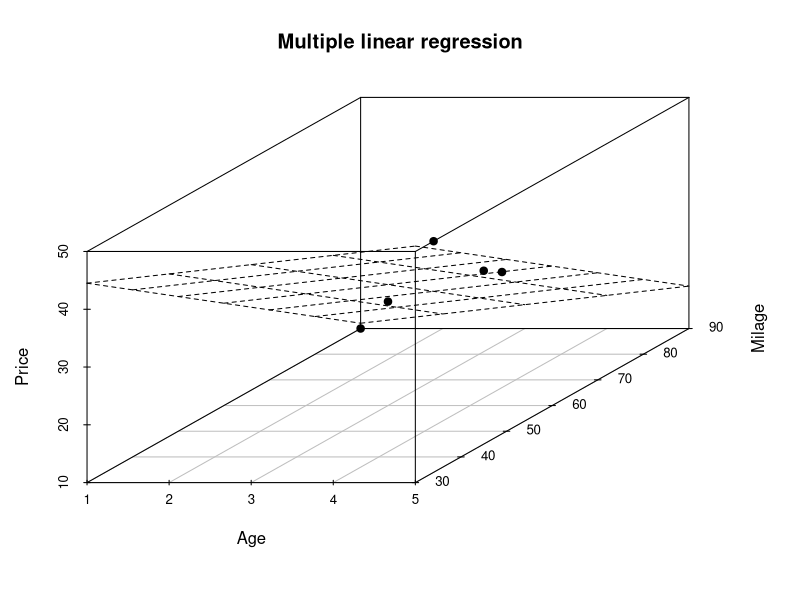
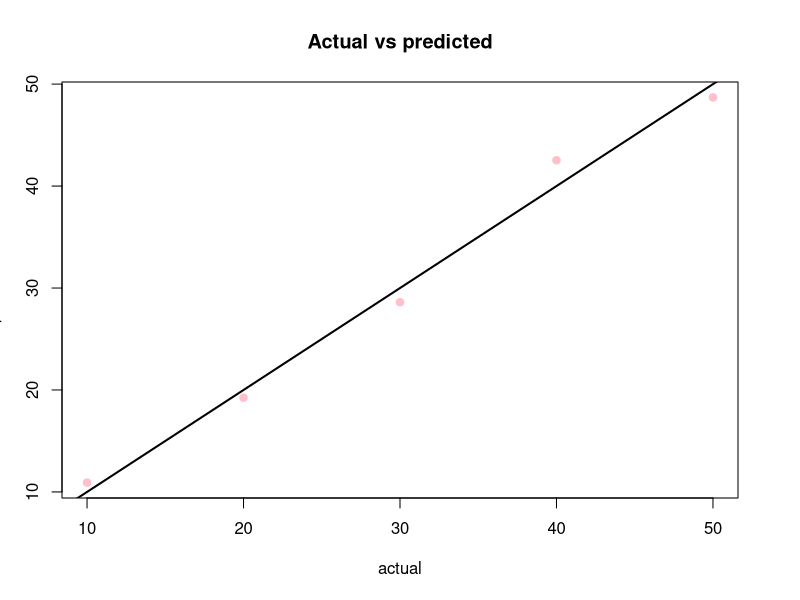

Reproduce these figures in R, in order.
cars=data.frame(Cid=1:5,Price=c(10,20,30,40,50),Age=c(1,2,4,5,5),Milage=c(90,78,67,45,34))
print(cars)
model=lm(Price~Age+Milage,data=cars)
summary(model)
coef(model)
residuals(model)
pred=predict(model)
print(pred)
install.packages("scatterplot3d")
library(scatterplot3d)
s3d=scatterplot3d(cars$Age,cars$Milage,cars$Price,main="Multiple linear regression",xlab="Age",ylab="Milage",zlab="Price",pch=19)
s3d$plane3d(model)
plot(cars$Price,pred,main="Actual vs predicted",xlab="actual",ylab="predicted",col="pink",pch=19)
abline(0,1,color="red",lwd=2)
